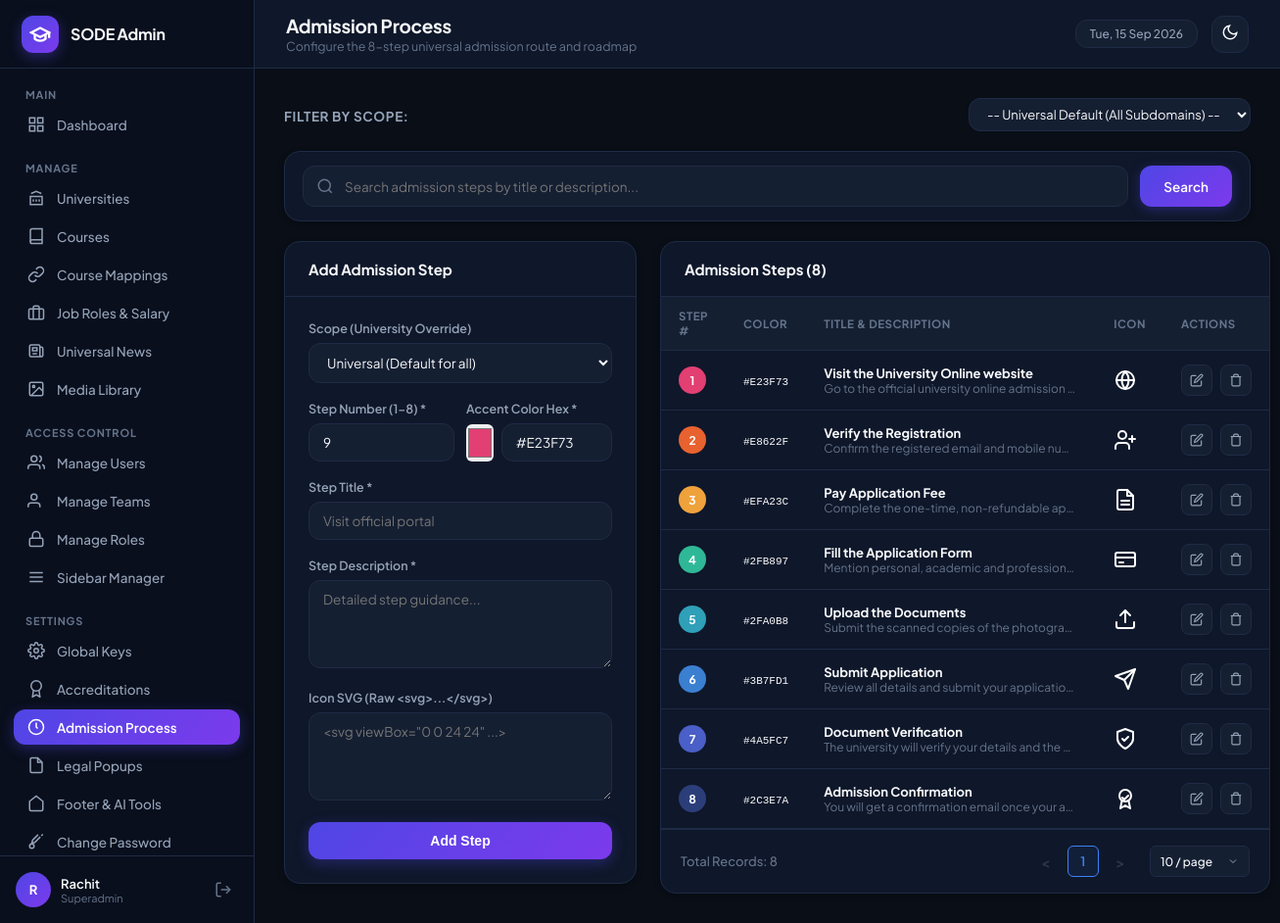
Screenshot of /admin/modules/admission_process/index.php (signed in) with the database file from the repository.
### tables this page shows
CREATE TABLE IF NOT EXISTS `sidebar_items` (
  `id` INT UNSIGNED AUTO_INCREMENT PRIMARY KEY,
  `display_name` VARCHAR(100) NOT NULL,
  `page_route` VARCHAR(255) NOT NULL,
  `sort_order` INT DEFAULT 0,
  `active_page_key` VARCHAR(100) NOT NULL,
  `rbac_module_key` VARCHAR(100) NOT NULL,
  `menu_section` VARCHAR(100) DEFAULT 'Manage',
  `icon_svg` TEXT NULL,
  `is_superadmin_only` TINYINT(1) DEFAULT 0,
  `is_active` TINYINT(1) DEFAULT 1,
  `created_at` TIMESTAMP DEFAULT CURRENT_TIMESTAMP
);

CREATE TABLE IF NOT EXISTS `admission_process_steps` (
  `id` INT UNSIGNED AUTO_INCREMENT PRIMARY KEY,
  `university_id` INT UNSIGNED NULL,
  `step_number` TINYINT UNSIGNED NOT NULL,
  `color_hex` VARCHAR(20) NOT NULL DEFAULT '#3B7FD1',
  `title` VARCHAR(255) NOT NULL,
  `description` TEXT NOT NULL,
  `icon_svg` TEXT NULL,
  CONSTRAINT `fk_aps_uni` FOREIGN KEY (`university_id`) REFERENCES `universities` (`id`) ON DELETE CASCADE
);

### admin/modules/admission_process/index.php (the view, shortened to what the rows shown need)
<?php
$active_page_key = 'admission_process';
$db = get_db_connection();
$selected_uni_id = isset($_GET['uni_id']) && $_GET['uni_id'] !== '' ? (int)$_GET['uni_id'] : null;
$search = trim($_GET['q'] ?? '');
$pagination = sode_get_pagination_params(10);
$page = $pagination['page'];
$per_page = $pagination['per_page'];
$offset = $pagination['offset'];
$where_clauses = [];
$params = [];
if ($selected_uni_id) {
    $where_clauses[] = "university_id = :uni_id";
    $params[':uni_id'] = $selected_uni_id;
} else {
    $where_clauses[] = "university_id IS NULL";
}
$where_sql = "WHERE " . implode(" AND ", $where_clauses);
$count_stmt = $db->prepare("SELECT COUNT(*) FROM admission_process_steps $where_sql");
$count_stmt->execute($params);
$total_steps = (int)$count_stmt->fetchColumn();
$query = "SELECT * FROM admission_process_steps $where_sql ORDER BY step_number ASC, id ASC LIMIT :limit OFFSET :offset";
$stmt = $db->prepare($query);
$stmt->bindValue(':limit', $per_page, PDO::PARAM_INT);
$stmt->bindValue(':offset', $offset, PDO::PARAM_INT);
$stmt->execute();
$steps = $stmt->fetchAll();
require_once ADMIN_PATH . '/includes/header.php';
?>
<div class="split-layout">
    <div class="admin-card">
        <div class="table-responsive">
            <table class="admin-table">
                <thead>
                    <tr>
                        <th>Step #</th>
                        <th>Color</th>
                        <th>Title & Description</th>
                        <th>Icon</th>
                        <th>Actions</th>
                    </tr>
                </thead>
                <tbody>
                    <?php if (empty($steps)): ?>
                        <tr><td colspan="5" style="text-align:center; padding:32px; color:var(--text-dim);"><?php echo $search !== '' ? 'No steps match your search query "' . htmlspecialchars($search) . '".' : 'No steps defined for this scope.'; ?></td></tr>
                    <?php else: ?>
                        <?php foreach ($steps as $s): ?>
                            <tr>
                                <td>
                                    <div style="width:28px; height:28px; border-radius:50%; background:<?php echo htmlspecialchars($s['color_hex']); ?>; color:#fff; display:flex; align-items:center; justify-content:center; font-weight:700; font-size:12px;">
                                        <?php echo $s['step_number']; ?>
                                    </div>
                                </td>
                                <td>
                                    <code style="font-size:11px;"><?php echo htmlspecialchars($s['color_hex']); ?></code>
                                </td>
                                <td>
                                    <strong><?php echo htmlspecialchars($s['title']); ?></strong>
                                    <div style="font-size:12px; color:var(--text-dim); max-width:260px; white-space:nowrap; overflow:hidden; text-overflow:ellipsis;">
                                        <?php echo htmlspecialchars($s['description']); ?>
                                    </div>
                                </td>
                                <td style="width:30px;">
                                    <?php if (!empty($s['icon_svg'])): ?>
                                        <div style="width:24px; height:24px; color:var(--primary);"><?php echo $s['icon_svg']; ?></div>
                                    <?php else: ?>
                                        <span style="color:var(--text-dim);">-</span>
                                    <?php endif; ?>
                                </td>
                                <td>
                                    <div class="table-actions">
                                        <a href="<?php echo BASE_URL; ?>/modules/admission_process/index.php?edit_id=<?php echo $s['id']; ?><?php echo $selected_uni_id ? '&uni_id=' . $selected_uni_id : ''; ?>" class="action-btn" title="Edit">
                                            <svg width="14" height="14" viewBox="0 0 24 24" fill="none" stroke="currentColor" stroke-width="2"><path d="M11 4H4a2 2 0 0 0-2 2v14a2 2 0 0 0 2 2h14a2 2 0 0 0 2-2v-7"></path><path d="M18.5 2.5a2.121 2.121 0 0 1 3 3L12 15l-4 1 1-4 9.5-9.5z"></path></svg>
                                        </a>
                                        <form method="POST" action="" class="confirm-delete" style="display:inline;">
                                            <button type="submit" class="action-btn delete-btn" title="Delete">
                                                <svg width="14" height="14" viewBox="0 0 24 24" fill="none" stroke="currentColor" stroke-width="2"><polyline points="3 6 5 6 21 6"></polyline><path d="M19 6v14a2 2 0 0 1-2 2H7a2 2 0 0 1-2-2V6m3 0V4a2 2 0 0 1 2-2h4a2 2 0 0 1 2 2v2"></path></svg>
                                            </button>
                                        </form>
                                    </div>
                                </td>
                            </tr>
                        <?php endforeach; ?>
                    <?php endif; ?>
                </tbody>
            </table>
        </div>
        <?php echo sode_render_pagination($total_steps, $page, $per_page); ?>
    </div>
</div>
<?php
require_once ADMIN_PATH . '/includes/footer.php';
?>

### admin/includes/sidebar.php (shortened to what the rows shown need)
<?php
$sidebar_items = get_user_sidebar_items();
$grouped_items = [];
foreach ($sidebar_items as $item) {
    $section = !empty($item['menu_section']) ? strtoupper($item['menu_section']) : 'MANAGE';
    $grouped_items[$section][] = $item;
}
$current_page_key = $active_page_key ?? 'dashboard';
?>
<aside class="app-sidebar" id="app-sidebar">
    <nav class="sidebar-nav">
        <?php foreach ($grouped_items as $section_title => $section_items): ?>
            <div class="nav-section">
                <div class="nav-section-title"><?php echo htmlspecialchars($section_title); ?></div>
                <ul class="nav-list">
                    <?php foreach ($section_items as $item):
                        $is_active = ($current_page_key === $item['active_page_key']);
                        $route = (strpos($item['page_route'], 'http') === 0) ? $item['page_route'] : BASE_URL . '/' . ltrim($item['page_route'], '/');
                    ?>
                        <li class="nav-item <?php echo $is_active ? 'active' : ''; ?>">
                            <a href="<?php echo htmlspecialchars($route); ?>">
                                <?php if (!empty($item['icon_svg'])): ?>
                                    <?php echo $item['icon_svg']; ?>
                                <?php else: ?>
                                    <svg width="18" height="18" viewBox="0 0 24 24" fill="none" stroke="currentColor" stroke-width="2"><circle cx="12" cy="12" r="4"></circle></svg>
                                <?php endif; ?>
                                <span><?php echo htmlspecialchars($item['display_name']); ?></span>
                            </a>
                        </li>
                    <?php endforeach; ?>
                </ul>
            </div>
        <?php endforeach; ?>
    </nav>
</aside>

### admin/includes/helpers.php (shortened to what the rows shown need)
<?php
if (!function_exists('sode_get_pagination_params')) {
    function sode_get_pagination_params($default_per_page = 10, $allowed = [10, 25, 50, 100], $page_key = 'page', $per_page_key = 'per_page') {
        $page = isset($_GET[$page_key]) ? (int)$_GET[$page_key] : 1;
        $per_page = isset($_GET[$per_page_key]) ? (int)$_GET[$per_page_key] : $default_per_page;
        $offset = ($page - 1) * $per_page;
        return [
            'page'     => $page,
            'per_page' => $per_page,
            'offset'   => $offset
        ];
    }
}
if (!function_exists('sode_render_pagination')) {
    function sode_render_pagination($total_records, $current_page, $per_page, $allowed = [10, 25, 50, 100], $page_key = 'page', $per_page_key = 'per_page') {
        $total_records = max(0, (int)$total_records);
        $per_page = max(1, (int)$per_page);
        $total_pages = max(1, (int)ceil($total_records / $per_page));
        $current_page = max(1, min((int)$current_page, $total_pages));
        $pages = [];
        if ($total_pages <= 7) {
            for ($i = 1; $i <= $total_pages; $i++) {
                $pages[] = $i;
            }
        }
        ?>
        <div class="sode-pagination-bar">
            <div class="sode-pagination-left">
                <span class="sode-pagination-total">Total Records: <?php echo number_format($total_records); ?></span>
            </div>
        </div>
        <?php
        return ob_get_clean();
    }
}

### rows the page displays
sidebar_items: display_name "Dashboard"
sidebar_items: display_name "Universities"
sidebar_items: display_name "Courses"
sidebar_items: display_name "Course Mappings"
sidebar_items: display_name "Job Roles & Salary"
sidebar_items: display_name "Universal News"
sidebar_items: display_name "Media Library"
sidebar_items: display_name "Manage Users"
sidebar_items: display_name "Manage Teams"
sidebar_items: display_name "Manage Roles"
sidebar_items: display_name "Sidebar Manager"
sidebar_items: display_name "Global Keys"
sidebar_items: display_name "Accreditations"
sidebar_items: display_name "Admission Process"
sidebar_items: display_name "Legal Popups"
sidebar_items: display_name "Footer & AI Tools"
sidebar_items: display_name "Change Password"
admission_process_steps: step_number "1", color_hex "#E23F73", title "Visit the University Online website", description "Go to the official university online admission…"
admission_process_steps: step_number "2", color_hex "#E8622F", title "Verify the Registration", description "Confirm the registered email and mobile nu…"
admission_process_steps: step_number "3", color_hex "#EFA23C", title "Pay Application Fee", description "Complete the one-time, non-refundable ap…"
admission_process_steps: step_number "4", color_hex "#2FB897", title "Fill the Application Form", description "Mention personal, academic and profession…"
admission_process_steps: step_number "5", color_hex "#2FA0B8", title "Upload the Documents", description "Submit the scanned copies of the photogra…"
admission_process_steps: step_number "6", color_hex "#3B7FD1", title "Submit Application", description "Review all details and submit your applicatio…"
admission_process_steps: step_number "7", color_hex "#4A5FC7", title "Document Verification", description "The university will verify your details and the…"
admission_process_steps: step_number "8", color_hex "#2C3E7A", title "Admission Confirmation", description "You will get a confirmation email once your a…", id "8"

### other values shown
APP_NAME "SODE Admin"
$section_title "MAIN"
$section_title "MANAGE"
$section_title "ACCESS CONTROL"
$section_title "SETTINGS"
get_user_initials($current_user['name']) "R"
$current_user['name'] "Rachit"
$current_user['role_name'] "Superadmin"
$page_title "Admission Process"
$page_subtitle "Configure the 8-step universal admission route and roadmap"
$total_steps "8"
$p "1"
form field value "10 / page"
